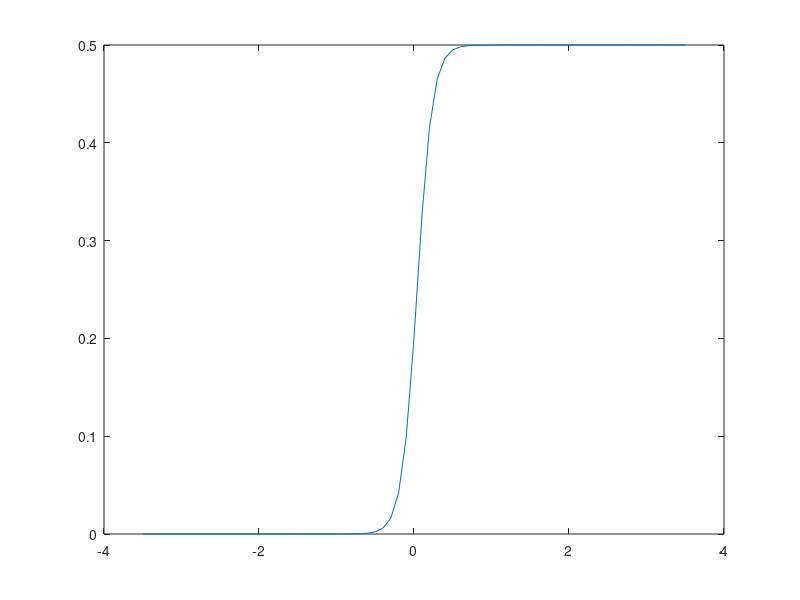

Here is the MATLAB script that generated this plot:
%% Program to tune a and b in k_w_das
w_das=linspace(-3.5,3.5,71);
K0=0.5;
a=10;
b=0.4;
K_w_das=K0./(1+exp(-a.*w_das+b));
plot(w_das,K_w_das)